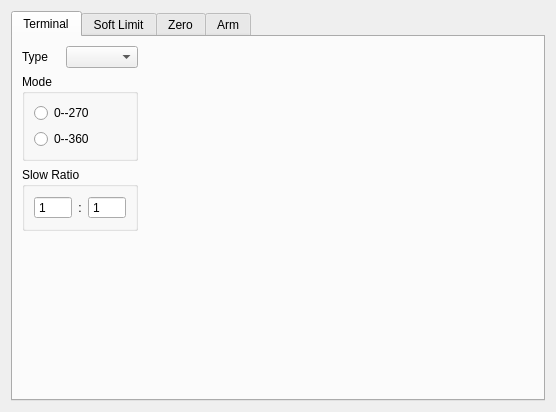
<?xml version="1.0" encoding="UTF-8"?>
<ui version="4.0">
 <class>Config</class>
 <widget class="QWidget" name="Config">
  <property name="geometry">
   <rect>
    <x>0</x>
    <y>0</y>
    <width>556</width>
    <height>412</height>
   </rect>
  </property>
  <property name="windowTitle">
   <string>Form</string>
  </property>
  <layout class="QVBoxLayout" name="verticalLayout">
   <item>
    <widget class="QTabWidget" name="tabWidget">
     <property name="currentIndex">
      <number>0</number>
     </property>
     <widget class="QWidget" name="tabTerminal">
      <attribute name="title">
       <string>Terminal</string>
      </attribute>
      <attribute name="toolTip">
       <string>Terminal configuration</string>
      </attribute>
      <layout class="QGridLayout" name="gridLayout_3">
       <item row="0" column="3">
        <spacer name="horizontalSpacer_3">
         <property name="orientation">
          <enum>Qt::Horizontal</enum>
         </property>
         <property name="sizeHint" stdset="0">
          <size>
           <width>40</width>
           <height>20</height>
          </size>
         </property>
        </spacer>
       </item>
       <item row="0" column="0" colspan="2">
        <layout class="QHBoxLayout" name="horizontalLayout">
         <item>
          <widget class="QLabel" name="label_8">
           <property name="text">
            <string>Type</string>
           </property>
          </widget>
         </item>
         <item>
          <widget class="QComboBox" name="cmbTypeTerminal"/>
         </item>
        </layout>
       </item>
       <item row="2" column="0" colspan="2">
        <widget class="QGroupBox" name="gpSlow">
         <property name="title">
          <string>Slow Ratio</string>
         </property>
         <layout class="QGridLayout" name="gridLayout_6">
          <item row="0" column="2">
           <widget class="QSpinBox" name="spinDiv">
            <property name="buttonSymbols">
             <enum>QAbstractSpinBox::NoButtons</enum>
            </property>
            <property name="minimum">
             <number>1</number>
            </property>
            <property name="maximum">
             <number>1000</number>
            </property>
           </widget>
          </item>
          <item row="0" column="0">
           <widget class="QSpinBox" name="spinMult">
            <property name="buttonSymbols">
             <enum>QAbstractSpinBox::NoButtons</enum>
            </property>
            <property name="minimum">
             <number>1</number>
            </property>
            <property name="maximum">
             <number>1000</number>
            </property>
           </widget>
          </item>
          <item row="0" column="1">
           <widget class="QLabel" name="label_16">
            <property name="text">
             <string>:</string>
            </property>
            <property name="alignment">
             <set>Qt::AlignCenter</set>
            </property>
           </widget>
          </item>
         </layout>
        </widget>
       </item>
       <item row="0" column="2" rowspan="3">
        <widget class="QLabel" name="labelTerminalImg">
         <property name="maximumSize">
          <size>
           <width>160</width>
           <height>160</height>
          </size>
         </property>
         <property name="text">
          <string/>
         </property>
         <property name="scaledContents">
          <bool>true</bool>
         </property>
        </widget>
       </item>
       <item row="3" column="0">
        <spacer name="verticalSpacer_3">
         <property name="orientation">
          <enum>Qt::Vertical</enum>
         </property>
         <property name="sizeHint" stdset="0">
          <size>
           <width>20</width>
           <height>40</height>
          </size>
         </property>
        </spacer>
       </item>
       <item row="1" column="0" colspan="2">
        <widget class="QGroupBox" name="gpRange">
         <property name="title">
          <string>Mode</string>
         </property>
         <layout class="QVBoxLayout" name="verticalLayout_2">
          <item>
           <widget class="QRadioButton" name="rad270">
            <property name="text">
             <string>0--270</string>
            </property>
           </widget>
          </item>
          <item>
           <widget class="QRadioButton" name="rad360">
            <property name="text">
             <string>0--360</string>
            </property>
           </widget>
          </item>
         </layout>
        </widget>
       </item>
      </layout>
     </widget>
     <widget class="QWidget" name="tabSoftLimit">
      <attribute name="title">
       <string>Soft Limit</string>
      </attribute>
      <attribute name="toolTip">
       <string>Soft limitation</string>
      </attribute>
      <layout class="QGridLayout" name="gridLayout_4">
       <item row="3" column="1">
        <spacer name="verticalSpacer_4">
         <property name="orientation">
          <enum>Qt::Vertical</enum>
         </property>
         <property name="sizeHint" stdset="0">
          <size>
           <width>20</width>
           <height>40</height>
          </size>
         </property>
        </spacer>
       </item>
       <item row="0" column="4">
        <spacer name="horizontalSpacer_4">
         <property name="orientation">
          <enum>Qt::Horizontal</enum>
         </property>
         <property name="sizeHint" stdset="0">
          <size>
           <width>40</width>
           <height>20</height>
          </size>
         </property>
        </spacer>
       </item>
       <item row="0" column="3" rowspan="2">
        <widget class="QLabel" name="label_15">
         <property name="maximumSize">
          <size>
           <width>160</width>
           <height>160</height>
          </size>
         </property>
         <property name="text">
          <string/>
         </property>
         <property name="pixmap">
          <pixmap resource="../../../res/res.qrc">:/res/image/t4/sinanju_pn_256px_nor@2x.png</pixmap>
         </property>
         <property name="scaledContents">
          <bool>true</bool>
         </property>
        </widget>
       </item>
       <item row="2" column="0" colspan="3">
        <widget class="QLabel" name="label">
         <property name="text">
          <string>&lt;html&gt;&lt;head/&gt;&lt;body&gt;&lt;table border=&quot;1&quot; style=&quot; margin-top:0px; margin-bottom:0px; margin-left:0px; margin-right:0px;&quot; cellspacing=&quot;0&quot; cellpadding=&quot;0&quot;&gt;&lt;tr&gt;&lt;td width=&quot;89&quot; style=&quot; vertical-align:top; padding-left:0; padding-right:0; padding-top:0; padding-bottom:0;&quot;/&gt;&lt;td width=&quot;179&quot; style=&quot; vertical-align:top; padding-left:0; padding-right:0; padding-top:0; padding-bottom:0;&quot;&gt;&lt;p&gt;&lt;span style=&quot; font-family:'宋体'; font-size:10.5pt;&quot;&gt;Angle(Degree)&lt;/span&gt;&lt;/p&gt;&lt;/td&gt;&lt;/tr&gt;&lt;tr&gt;&lt;td style=&quot; vertical-align:top; padding-left:0; padding-right:0; padding-top:0; padding-bottom:0;&quot;&gt;&lt;p&gt;&lt;span style=&quot; font-family:'宋体'; font-size:10.5pt;&quot;&gt;Wrist&lt;/span&gt;&lt;/p&gt;&lt;/td&gt;&lt;td style=&quot; vertical-align:top; padding-left:0; padding-right:0; padding-top:0; padding-bottom:0;&quot;&gt;&lt;p&gt;&lt;span style=&quot; font-family:'宋体'; font-size:10.5pt;&quot;&gt;[-180,180]&lt;/span&gt;&lt;/p&gt;&lt;/td&gt;&lt;/tr&gt;&lt;tr&gt;&lt;td style=&quot; vertical-align:top; padding-left:0; padding-right:0; padding-top:0; padding-bottom:0;&quot;&gt;&lt;p&gt;&lt;span style=&quot; font-family:'宋体'; font-size:10.5pt;&quot;&gt;Elbow&lt;/span&gt;&lt;/p&gt;&lt;/td&gt;&lt;td style=&quot; vertical-align:top; padding-left:0; padding-right:0; padding-top:0; padding-bottom:0;&quot;&gt;&lt;p&gt;&lt;span style=&quot; font-family:'宋体'; font-size:10.5pt;&quot;&gt;[-50,90]&lt;/span&gt;&lt;/p&gt;&lt;/td&gt;&lt;/tr&gt;&lt;tr&gt;&lt;td style=&quot; vertical-align:top; padding-left:0; padding-right:0; padding-top:0; padding-bottom:0;&quot;&gt;&lt;p&gt;&lt;span style=&quot; font-family:'宋体'; font-size:10.5pt;&quot;&gt;Shoulder&lt;/span&gt;&lt;/p&gt;&lt;/td&gt;&lt;td style=&quot; vertical-align:top; padding-left:0; padding-right:0; padding-top:0; padding-bottom:0;&quot;&gt;&lt;p&gt;&lt;span style=&quot; font-family:'宋体'; font-size:10.5pt;&quot;&gt;[-80,20]&lt;/span&gt;&lt;/p&gt;&lt;/td&gt;&lt;/tr&gt;&lt;tr&gt;&lt;td style=&quot; vertical-align:top; padding-left:0; padding-right:0; padding-top:0; padding-bottom:0;&quot;&gt;&lt;p&gt;&lt;span style=&quot; font-family:'宋体'; font-size:10.5pt;&quot;&gt;Base&lt;/span&gt;&lt;/p&gt;&lt;/td&gt;&lt;td style=&quot; vertical-align:top; padding-left:0; padding-right:0; padding-top:0; padding-bottom:0;&quot;&gt;&lt;p&gt;&lt;span style=&quot; font-family:'宋体'; font-size:10.5pt;&quot;&gt;[-170,170]&lt;/span&gt;&lt;/p&gt;&lt;/td&gt;&lt;/tr&gt;&lt;/table&gt;&lt;/body&gt;&lt;/html&gt;</string>
         </property>
         <property name="alignment">
          <set>Qt::AlignLeading|Qt::AlignLeft|Qt::AlignTop</set>
         </property>
        </widget>
       </item>
       <item row="0" column="0" rowspan="2" colspan="3">
        <widget class="AxisLimit" name="lmtSoftLimit" native="true"/>
       </item>
      </layout>
     </widget>
     <widget class="QWidget" name="tabZero">
      <attribute name="title">
       <string>Zero</string>
      </attribute>
      <attribute name="toolTip">
       <string>Joint Zero Configuration</string>
      </attribute>
      <layout class="QGridLayout" name="gridLayout_2">
       <item row="2" column="0">
        <widget class="QLabel" name="label_5">
         <property name="text">
          <string>Shoulder</string>
         </property>
        </widget>
       </item>
       <item row="3" column="1">
        <widget class="QDoubleSpinBox" name="spinZero0">
         <property name="buttonSymbols">
          <enum>QAbstractSpinBox::NoButtons</enum>
         </property>
         <property name="suffix">
          <string>°</string>
         </property>
         <property name="maximum">
          <double>360.000000000000000</double>
         </property>
        </widget>
       </item>
       <item row="0" column="1">
        <widget class="QDoubleSpinBox" name="spinZero3">
         <property name="buttonSymbols">
          <enum>QAbstractSpinBox::NoButtons</enum>
         </property>
         <property name="prefix">
          <string/>
         </property>
         <property name="suffix">
          <string>°</string>
         </property>
         <property name="maximum">
          <double>360.000000000000000</double>
         </property>
        </widget>
       </item>
       <item row="0" column="0">
        <widget class="QLabel" name="label_7">
         <property name="text">
          <string>Wrist</string>
         </property>
        </widget>
       </item>
       <item row="0" column="3">
        <spacer name="horizontalSpacer_2">
         <property name="orientation">
          <enum>Qt::Horizontal</enum>
         </property>
         <property name="sizeHint" stdset="0">
          <size>
           <width>40</width>
           <height>20</height>
          </size>
         </property>
        </spacer>
       </item>
       <item row="1" column="1">
        <widget class="QDoubleSpinBox" name="spinZero2">
         <property name="buttonSymbols">
          <enum>QAbstractSpinBox::NoButtons</enum>
         </property>
         <property name="suffix">
          <string>°</string>
         </property>
         <property name="maximum">
          <double>360.000000000000000</double>
         </property>
        </widget>
       </item>
       <item row="5" column="0">
        <spacer name="verticalSpacer_2">
         <property name="orientation">
          <enum>Qt::Vertical</enum>
         </property>
         <property name="sizeHint" stdset="0">
          <size>
           <width>20</width>
           <height>40</height>
          </size>
         </property>
        </spacer>
       </item>
       <item row="2" column="1">
        <widget class="QDoubleSpinBox" name="spinZero1">
         <property name="buttonSymbols">
          <enum>QAbstractSpinBox::NoButtons</enum>
         </property>
         <property name="suffix">
          <string>°</string>
         </property>
         <property name="maximum">
          <double>360.000000000000000</double>
         </property>
        </widget>
       </item>
       <item row="1" column="0">
        <widget class="QLabel" name="label_6">
         <property name="text">
          <string>Elbow</string>
         </property>
        </widget>
       </item>
       <item row="3" column="0">
        <widget class="QLabel" name="label_4">
         <property name="text">
          <string>Base</string>
         </property>
        </widget>
       </item>
       <item row="0" column="2" rowspan="4">
        <widget class="QLabel" name="label_9">
         <property name="maximumSize">
          <size>
           <width>160</width>
           <height>160</height>
          </size>
         </property>
         <property name="text">
          <string/>
         </property>
         <property name="pixmap">
          <pixmap resource="../../../res/res.qrc">:/res/image/t4/timg.jpg</pixmap>
         </property>
         <property name="scaledContents">
          <bool>true</bool>
         </property>
        </widget>
       </item>
      </layout>
     </widget>
     <widget class="QWidget" name="tabArm">
      <attribute name="title">
       <string>Arm</string>
      </attribute>
      <layout class="QGridLayout" name="gridLayout">
       <item row="0" column="0">
        <widget class="QGroupBox" name="groupBox">
         <property name="title">
          <string>Arm Length</string>
         </property>
         <layout class="QGridLayout" name="gridLayout_5">
          <item row="0" column="0">
           <widget class="QLabel" name="label_2">
            <property name="text">
             <string>Elbow</string>
            </property>
           </widget>
          </item>
          <item row="0" column="1">
           <widget class="QDoubleSpinBox" name="spinLA">
            <property name="buttonSymbols">
             <enum>QAbstractSpinBox::NoButtons</enum>
            </property>
            <property name="suffix">
             <string>mm</string>
            </property>
            <property name="minimum">
             <double>1.000000000000000</double>
            </property>
            <property name="maximum">
             <double>1000000.000000000000000</double>
            </property>
           </widget>
          </item>
          <item row="2" column="1">
           <widget class="QDoubleSpinBox" name="spinBase">
            <property name="buttonSymbols">
             <enum>QAbstractSpinBox::NoButtons</enum>
            </property>
            <property name="suffix">
             <string>mm</string>
            </property>
            <property name="minimum">
             <double>1.000000000000000</double>
            </property>
            <property name="maximum">
             <double>1000000.000000000000000</double>
            </property>
           </widget>
          </item>
          <item row="2" column="0">
           <widget class="QLabel" name="label_14">
            <property name="text">
             <string>Base</string>
            </property>
           </widget>
          </item>
          <item row="1" column="0">
           <widget class="QLabel" name="label_3">
            <property name="text">
             <string>Shoulder</string>
            </property>
           </widget>
          </item>
          <item row="1" column="1">
           <widget class="QDoubleSpinBox" name="spinBA">
            <property name="buttonSymbols">
             <enum>QAbstractSpinBox::NoButtons</enum>
            </property>
            <property name="suffix">
             <string>mm</string>
            </property>
            <property name="minimum">
             <double>1.000000000000000</double>
            </property>
            <property name="maximum">
             <double>1000000.000000000000000</double>
            </property>
           </widget>
          </item>
          <item row="3" column="0">
           <spacer name="verticalSpacer_5">
            <property name="orientation">
             <enum>Qt::Vertical</enum>
            </property>
            <property name="sizeHint" stdset="0">
             <size>
              <width>20</width>
              <height>40</height>
             </size>
            </property>
           </spacer>
          </item>
         </layout>
        </widget>
       </item>
       <item row="4" column="0">
        <spacer name="verticalSpacer">
         <property name="orientation">
          <enum>Qt::Vertical</enum>
         </property>
         <property name="sizeHint" stdset="0">
          <size>
           <width>20</width>
           <height>40</height>
          </size>
         </property>
        </spacer>
       </item>
       <item row="0" column="2">
        <spacer name="horizontalSpacer">
         <property name="orientation">
          <enum>Qt::Horizontal</enum>
         </property>
         <property name="sizeHint" stdset="0">
          <size>
           <width>40</width>
           <height>20</height>
          </size>
         </property>
        </spacer>
       </item>
       <item row="0" column="1">
        <widget class="QLabel" name="label_17">
         <property name="maximumSize">
          <size>
           <width>328</width>
           <height>16777215</height>
          </size>
         </property>
         <property name="text">
          <string/>
         </property>
         <property name="pixmap">
          <pixmap resource="../../../res/res.qrc">:/res/image/t4/workspace.png</pixmap>
         </property>
         <property name="scaledContents">
          <bool>true</bool>
         </property>
        </widget>
       </item>
      </layout>
     </widget>
    </widget>
   </item>
  </layout>
 </widget>
 <customwidgets>
  <customwidget>
   <class>AxisLimit</class>
   <extends>QWidget</extends>
   <header>axislimit.h</header>
   <container>1</container>
  </customwidget>
 </customwidgets>
 <resources>
  <include location="../../../res/res.qrc"/>
 </resources>
 <connections/>
</ui>
